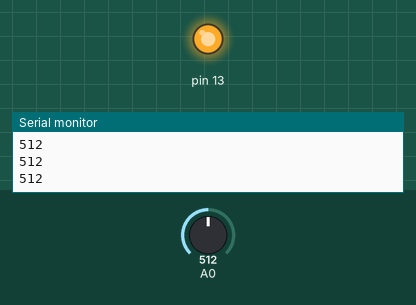
Simulated run of this sketch. Board: Arduino Uno, built with avr-gcc and run on an emulated ATmega328P. On the bench: output pins drawn as LEDs (lit = HIGH), the last lines printed to the serial monitor. The test bench sets the inputs (shaded band); at power-on: A0 = 512.

Above: at 1.3 s.
1.4 s: A0 set to 488
At 2.3 s:
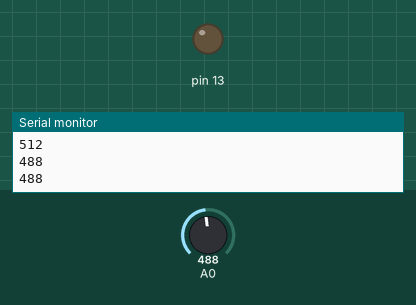
3.0 s: A0 set to 510
At 3.4 s:
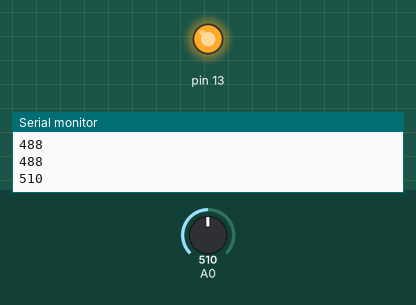
4.5 s: A0 set to 490
At 5.8 s:
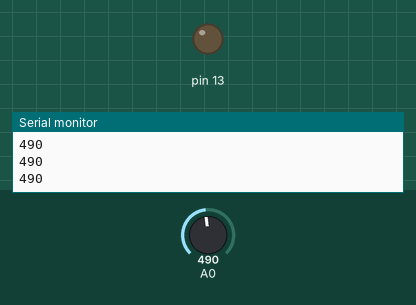
Timing chart, 0 to 7.5 s (numbered marks = the images above; inputs shaded):
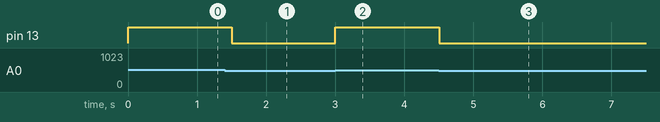

The sketch:

photoresister_test.ino
```cpp
void setup() {
  // put your setup code here, to run once:
  Serial.begin(9600);
  pinMode(13,OUTPUT);

}

void loop() {
  // put your main code here, to run repeatedly:
  int photoresistorVal = analogRead(A0);
  Serial.println(photoresistorVal);
  if(photoresistorVal>500)
  {
    digitalWrite(13,HIGH);
  }
  else
  {
    digitalWrite(13,LOW);
  }
  delay(500);
}
```

Measured:
- the behaviour switches between 501 and 500 on A0 (found by bisection; images 0 and 1)
- after the input at 1.4 s, pin 13: HIGH → LOW after 0.10 s
- after the input at 3.0 s, pin 13: LOW → HIGH at once
- after the input at 4.5 s, pin 13: HIGH → LOW at once
